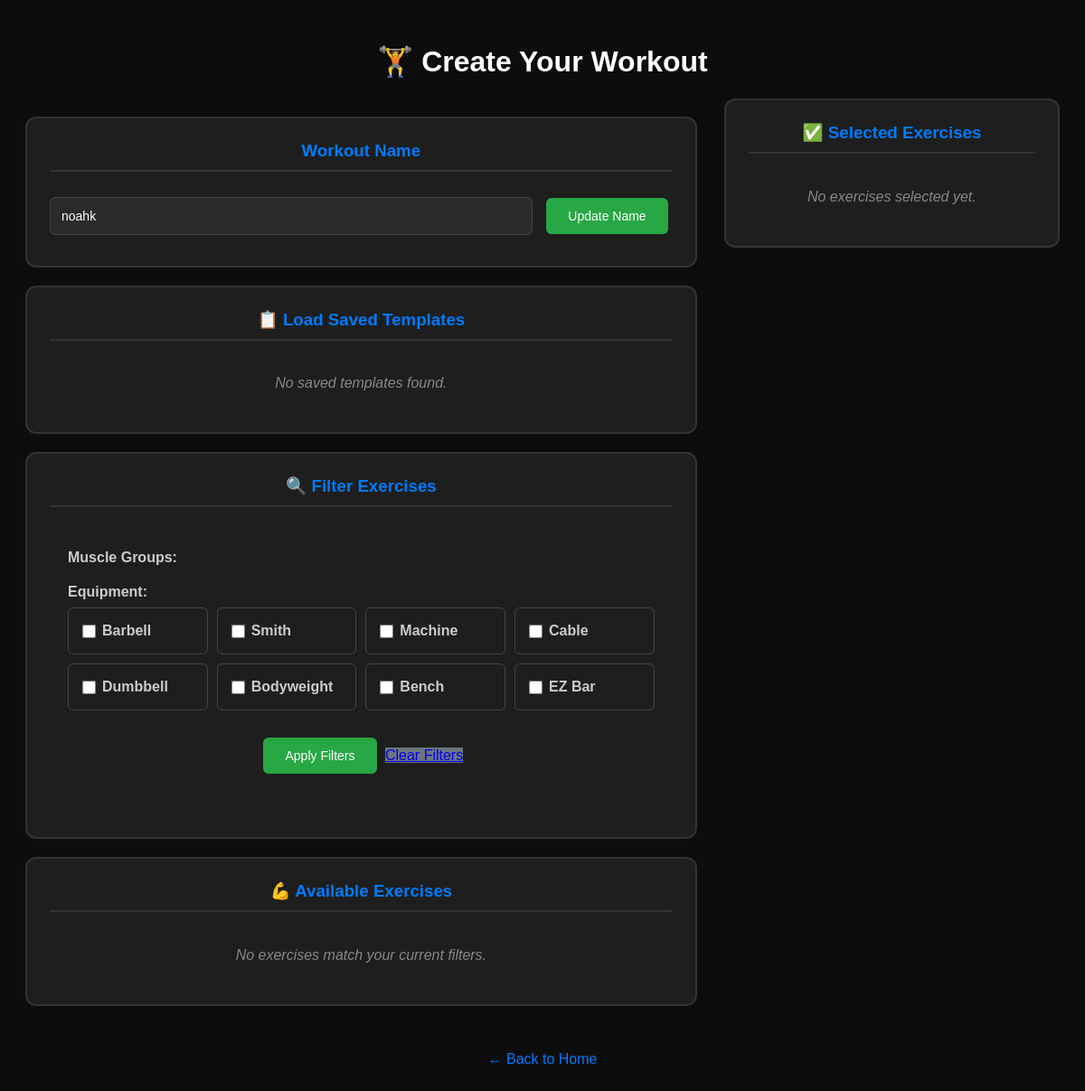
/create-workout/ (signed in), run on an earlier commit of the app's database.
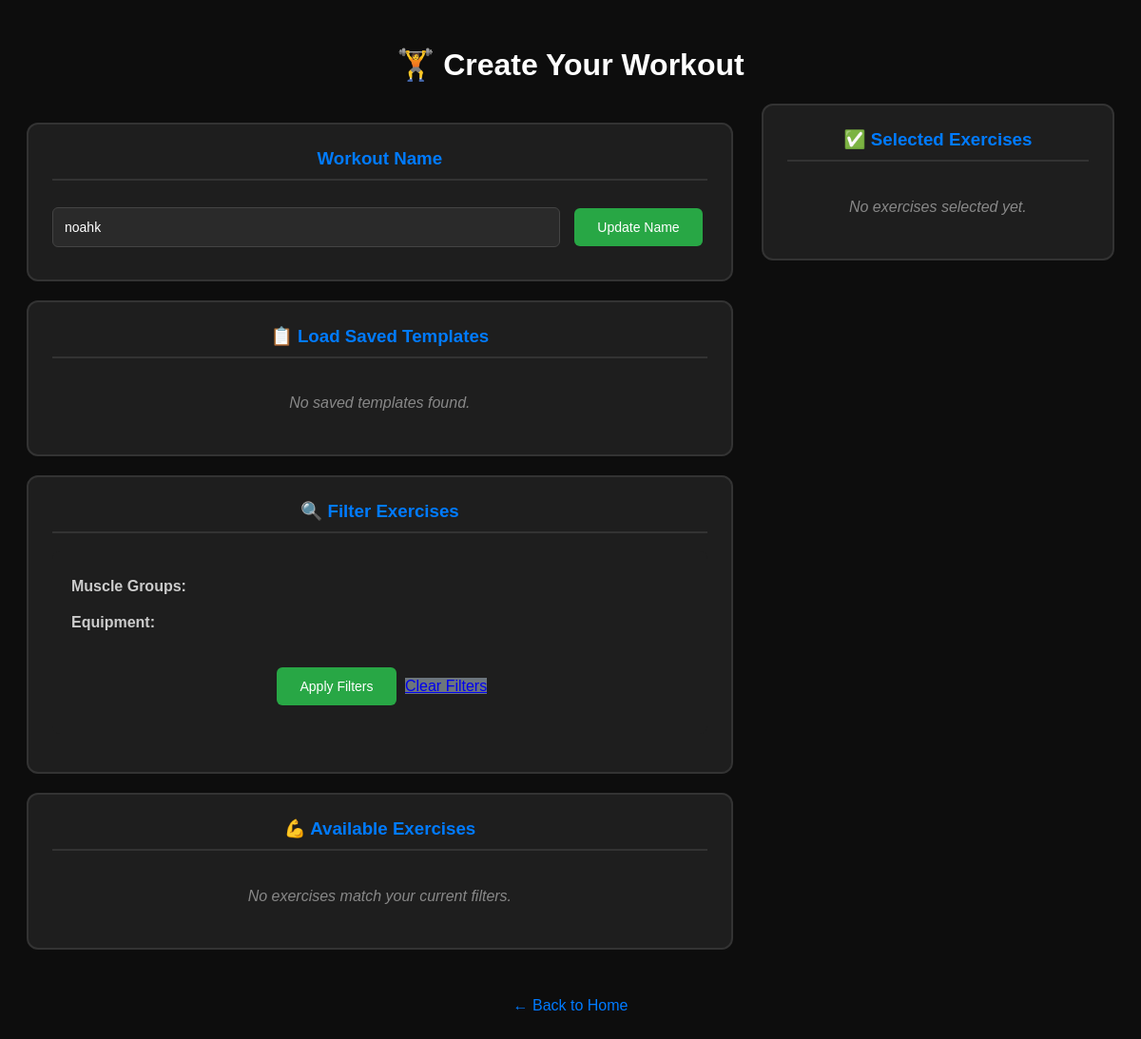
And on a later commit of the database.
### logger/models.py (models this page shows, shortened)
class Equipment(models.Model):
    name = models.CharField(max_length=100, unique=True)

### logger/views.py (the view, shortened to what this page needs)
# urls.py: path('create-workout/', views.create_workout, name='create_workout'),
@login_required
def create_workout(request):
    exercises_in_session = request.session.get('workout_exercises', [])
    workout_name = request.session.get('workout_name', '')
    muscle_filter = request.GET.getlist('muscle_group')
    equipment_filter = request.GET.getlist('equipment')
    available_exercises = Exercise.objects.all()
    if muscle_filter:
        available_exercises = available_exercises.filter(primary_muscle_group_id__in=muscle_filter)
    if equipment_filter:
        available_exercises = available_exercises.filter(equipment_id__in=equipment_filter)
    available_exercises = available_exercises.exclude(id__in=exercises_in_session)
    selected_exercises = Exercise.objects.filter(id__in=exercises_in_session)
    saved_workouts = SavedWorkout.objects.filter(user=request.user).order_by('-is_favorite', '-last_used')[:10]
    context = {
        'workout_name': workout_name,
        'available_exercises': available_exercises.select_related('primary_muscle_group', 'equipment'),
        'selected_exercises': selected_exercises,
        'muscle_groups': MuscleGroup.objects.all(),
        'equipment': Equipment.objects.all(),
        'selected_muscles': [int(m) for m in muscle_filter],
        'selected_equipment': [int(e) for e in equipment_filter],
        'saved_workouts': saved_workouts,
    }
    return render(request, 'logger/create_workout.html', context)

### logger/templates/logger/create_workout.html (shortened to what the changed rows need)
<!DOCTYPE html>
<html>
<head>
</head>
<body>
    <div class="container">
        <h1>🏋️ Create Your Workout</h1>
        <div class="main-layout">
            <div class="left-column">
                <div class="form-section">
                    <form method="get" class="filter-section">
                        <div class="filter-group">
                            <div class="equipment-checkboxes">
                                {% for equip in equipment %}
                                    <div class="equipment-checkbox-item">
                                        <input type="checkbox" name="equipment" value="{{ equip.id }}" id="equipment_{{ equip.id }}" {% if equip.id in selected_equipment %}checked{% endif %}>
                                        <label for="equipment_{{ equip.id }}">{{ equip.name }}</label>
                                    </div>
                                {% endfor %}
                            </div>
                        </div>
                    </form>
                </div>
            </div>
        </div>
    </div>
</body>
</html>

What changed in the data, as far as the page shows it:
removed Equipment: name "Barbell"
removed Equipment: name "Smith"
removed Equipment: name "Machine"
removed Equipment: name "Cable"
removed Equipment: name "Dumbbell"
removed Equipment: name "Bodyweight"
removed Equipment: name "Bench"
removed Equipment: name "EZ Bar"
